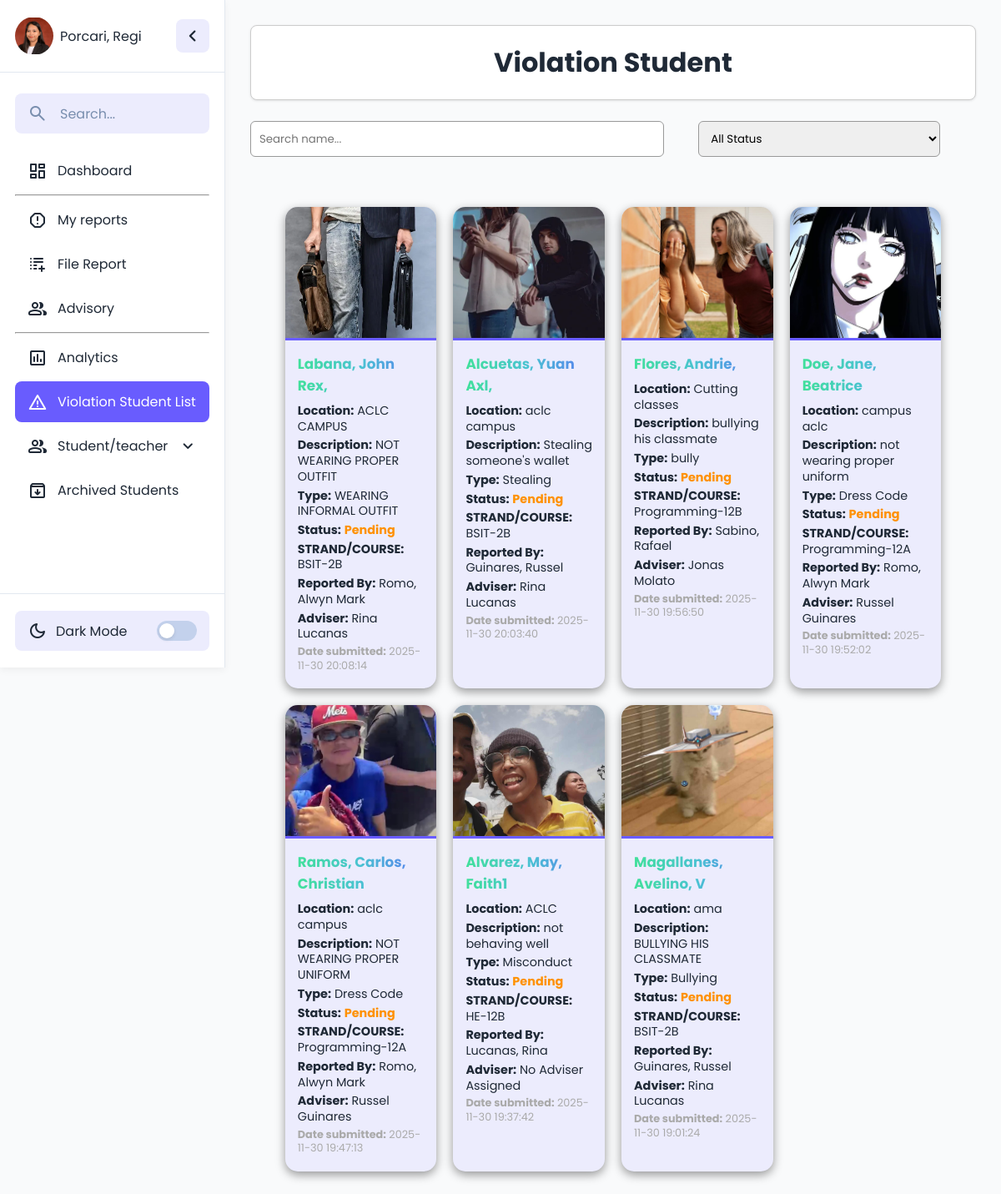
Screenshot of /admin/admin_violation.php (signed in) with the database file from the repository.
### tables this page shows
CREATE TABLE `violation` (
  `vi_id` int(11) NOT NULL,
  `usn` bigint(11) NOT NULL,
  `lname` varchar(321) NOT NULL,
  `fname` varchar(321) NOT NULL,
  `mname` varchar(321) NOT NULL,
  `location` varchar(33) NOT NULL,
  `typeviolation` varchar(33) NOT NULL,
  `description` varchar(33) NOT NULL,
  `evidence` varchar(333) NOT NULL,
  `reportedBy` varchar(33) NOT NULL,
  `date` datetime DEFAULT current_timestamp(),
  `status_id` int(11) DEFAULT NULL,
  `idstrandcourse` int(11) DEFAULT NULL,
  `glevel` varchar(33) DEFAULT NULL,
  `section` varchar(12) NOT NULL,
  `date_resolved` varchar(3232) NOT NULL,
  `seen_by_adviser` tinyint(1) DEFAULT 0
);

CREATE TABLE `violationstatus` (
  `status_id` int(11) NOT NULL,
  `vio_stats` varchar(33) NOT NULL
);

CREATE TABLE `strandcourse_tbl` (
  `idstrandcourse` int(11) NOT NULL,
  `strandcourse` varchar(33) NOT NULL,
  `max_section` int(11) NOT NULL,
  `shs_college` int(11) NOT NULL
);

### admin/admin_violation.php (the view, shortened to what this page needs)
<?php
include("../config/db_connect.php");
$name = $_SESSION['user_name'];
$profile = $_SESSION['profile'];
$current_user_id = $_SESSION['user_id'];
mysqli_query($conn, "UPDATE users SET last_activity = CURRENT_TIMESTAMP WHERE id = $current_user_id");
$sql = "
SELECT
    violation.vi_id,
    violation.usn,
    CONCAT(violation.lname, ', ', violation.fname, ', ', violation.mname) AS person,
    violation.lname,
    violation.fname,
    violation.mname,
    violation.location,
    violation.glevel,
    violation.section,
    violation.typeviolation,
    violation.description,
    violation.status_id,
    violation.evidence,
    violation.reportedBy,
    violation.date,
    violation.date_resolved,
    violationstatus.vio_stats,
    strandcourse_tbl.strandcourse,
    CONCAT(users.fname, ' ', users.lname) AS adviser_name
FROM violation
LEFT JOIN strandcourse_tbl
    ON violation.idstrandcourse = strandcourse_tbl.idstrandcourse
LEFT JOIN violationstatus
    ON violation.status_id = violationstatus.status_id
LEFT JOIN advisory_tbl
    ON violation.idstrandcourse = advisory_tbl.idstrandcourse
    AND violation.glevel = advisory_tbl.glevel
    AND violation.section = advisory_tbl.section
LEFT JOIN users
    ON advisory_tbl.adviser_id = users.id
ORDER BY date DESC
";
$result = mysqli_query($conn, $sql);
?>
<!DOCTYPE html>
<html lang="en">
<head>
    <link rel="stylesheet" href="../assets/style.css">
</head>
<body style="">
    <div class="container">
        <aside class="sidebar collapsed">
            <div class="sidebar-header">
                <div style="display: flex; align-items: center; gap: 8px;">
                    <img src="<?php echo $profile; ?>" style="width:46px;  height: 46px;
  display: block;
  object-fit: contain;
  border-radius: 50%; transition: opacity 0.4s ease;" id="profilePic" alt="Profile" />
                    <span id="userName"><?php echo htmlspecialchars($name); ?></span>
                </div>
                <button class="sidebar-toggle">
                    <span class="material-symbols-rounded">chevron_left</span>
                </button>
            </div>
            <div class="sidebar-content">
                <form action="#" class="search-form">
                    <span class="material-symbols-rounded">search</span>
                    <input type="search" placeholder="Search..." required />
                </form>
                <ul class="menu-list">
                    <li class="menu-item">
                        <a href="#" class="menu-link ">
                            <span class="material-symbols-rounded">dashboard</span>
                            <span class="menu-label">Dashboard</span>
                        </a>
                    </li>
                    <hr>
                    <li class="menu-item">
                        <a href="admin_myreport.php" class="menu-link ">
                            <span class="material-symbols-rounded">report</span>
                            <span class="menu-label">My reports</span>
                        </a>
                    </li>
                    <li class="menu-item">
                        <a href="report_violation.php" class="menu-link">
                            <span class="material-symbols-rounded">forms_add_on</span>
                            <span class="menu-label">File Report</span>
                        </a>
                    </li>
                    <li class="menu-item">
                        <a href="admin_advisorydashboard.php" class="menu-link">
                            <span class="material-symbols-rounded">group</span>
                            <span class="menu-label">Advisory</span>
                        </a>
                    </li>
                    <hr>
                    <li class="menu-item">
                        <a href="admin_summary.php" class="menu-link">
                            <span class="material-symbols-rounded">insert_chart</span>
                            <span class="menu-label">Analytics</span>
                        </a>
                    </li>
                    <li class="menu-item">
                        <a href="guidance_violation.php" class="menu-link active">
                            <span class="material-symbols-rounded">warning</span>
                            <span class="menu-label">Violation Student List</span>
                        </a>
                    </li>
                    <li class="menu-item has-dropdown">
                        <a href="#" class="menu-link dropdown-toggle">
                            <span class="material-symbols-rounded">group</span>
                            <span class="menu-label">Student/teacher</span>
                            <span class="material-symbols-rounded arrow">expand_more</span>
                        </a>
                    </li>
                    <li class="menu-item">
                        <a href="admin_studentarchived.php" class="menu-link">
                            <span class="material-symbols-rounded">archive</span>
                            <span class="menu-label">Archived Students</span>
                        </a>
                    </li>
                </ul>
            </div>
            <div class="sidebar-footer">
                <button class="theme-toggle">
                    <div class="theme-label">
                        <span class="theme-icon material-symbols-rounded">dark_mode</span>
                        <span class="theme-text">Dark Mode</span>
                    </div>
                    <div class="theme-toggle-track">
                        <div class="theme-toggle-indicator"></div>
                    </div>
                </button>
            </div>
        </aside>
        <div class="main-content">
            <h1 class="card">Violation Student</h1>
            <br>
            <div style="display:flex; justify-content:space-between; margin-bottom:15px; width:95%;">
                <input id="searchInput" type="text" placeholder="Search name..."
                    style="padding:10px;width:60%;border-radius:6px;border:1px solid #999;">
                <select id="statusFilter" style="padding:10px; width:35%; border-radius:6px; border:1px solid #999;">
                    <option value="all">All Status</option>
                </select>
            </div>
            <div class="reports-section">
                <div class="report-grid" id="reportGrid">
                    <?php while ($row = mysqli_fetch_assoc($result)): ?>
                        <div class="report-card" data-status="<?= $row['status_id'] ?>"
                            data-name="<?= strtolower($row['lname'] . ' ' . $row['fname'] . ' ' . $row['mname']) ?>">
                            <img src="<?= $row['evidence'] ?>" class="report-img">
                            <div class="report-info">
                                <h2 class="report-name"><?= $row['person'] ?></h2>
                                <p><strong>Location:</strong> <?= $row['location'] ?></p>
                                <p><strong>Description:</strong> <?= $row['description'] ?></p>
                                <p><strong>Type:</strong> <?= $row['typeviolation'] ?></p>
                                <p><strong>Status:</strong>
                                    <span class="status-<?= $row['status_id'] ?>"><?= $row['vio_stats'] ?></span>
                                </p>
                                <p><strong>STRAND/COURSE:</strong>
                                    <?= $row['strandcourse'] . '-' . $row['glevel'] . $row['section'] ?></p>
                                <p><strong>Reported By:</strong> <?= $row['reportedBy'] ?></p>
                                <p><strong>Adviser:</strong> <?= $row['adviser_name'] ?: 'No Adviser Assigned' ?></p>
                                <p class="report-date"><strong>Date submitted:</strong> <?= $row['date'] ?></p>
                            </div>
                        </div>
                    <?php endwhile; ?>
                </div>
            </div>
        </div>
    </div>
</body>
</html>

### assets/style.css (style rules this page uses)
* { margin: 0; padding: 0; box-sizing: border-box; font-family: "Poppins", sans-serif; }
.card { border: 1px solid #ccc; border-radius: 8px; padding: 20px; background-color: #f9f9f9; text-align: center; box-shadow: 0 2px 5px rgba(0, 0, 0, 0.1); }
.arrow { margin-left: auto; transition: transform 0.3s ease; }
:root { --color-bg-form: #ECECFD; --color-bg-form-input: #A6B7D2; --color-btn:rgb(0, 0, 0); --color-text-primary: #1F2936; --color-text-placeholder: #798EAE; --color-bg-primary: #f9fafb; --color-bg-secondary: #ECECFD; --color-bg-sidebar: #FFFFFF; --color-border-hr: #E2E8F0; --color-hover-primary: #695CFE; --color-hover-secondary: #e2e2fb; --color-shadow: rgba(0, 0, 0, 0.05); }
body { min-height: 100vh; background: var(--color-bg-primary); }
.sidebar { position: sticky; top: 0; width: 270px; height: 100vh; display: flex; flex-shrink: 0; flex-direction: column; background: var(--color-bg-sidebar); border-right: 1px solid var(--color-border-hr); box-shadow: 0 3px 9px var(--color-shadow); transition: width 0.4s ease; }
.sidebar .sidebar-header { padding: 20px 18px; display: flex; position: relative; align-items: center; justify-content: space-between; border-bottom: 1px solid var(--color-border-hr); }
.site-nav .sidebar-toggle, .sidebar-header .sidebar-toggle { height: 40px; width: 40px; border: none; cursor: pointer; display: flex; position: absolute; right: 18px; align-items: center; justify-content: center; border-radius: 8px; color: var(--color-text-primary); background: var(--color-bg-secondary); transition: 0.4s ease; }
.sidebar-header .sidebar-toggle span { font-size: 1.75rem; transition: transform 0.4s ease; }
.sidebar .sidebar-content { flex: 1; padding: 20px 18px; overflow: hidden auto; scrollbar-width: thin; scrollbar-color: var(--color-text-placeholder) transparent; }
.sidebar-content .search-form { border-radius: 8px; min-height: 48px; margin: 5px 0 20px; align-items: center; display: flex; padding: 0 15px; white-space: nowrap; background: var(--color-bg-secondary); transition: 0.4s ease; }
.sidebar-content .search-form span { color: var(--color-text-placeholder); }
.search-form input { background: none; outline: none; border: none; width: 100%; margin-left: 15px; font-size: 1rem; color: var(--color-text-primary); }
.search-form input::placeholder { color: var(--color-text-placeholder); }
.sidebar-content .menu-list { display: flex; gap: 4px; list-style: none; flex-direction: column; }
.menu-list .menu-link { display: flex; gap: 12px; white-space: nowrap; border-radius: 8px; padding: 12px 15px; align-items: center; text-decoration: none; color: var(--color-text-primary); transition: 0.3s ease; }
.menu-link .menu-label { transition: opacity 0.3s ease; }
.sidebar .sidebar-footer { padding: 20px 18px; white-space: nowrap; border-top: 1px solid var(--color-border-hr); }
.sidebar-footer .theme-toggle { width: 100%; min-height: 48px; border-radius: 8px; display: flex; align-items: center; cursor: pointer; border: none; padding: 0 15px; white-space: nowrap; color: var(--color-text-primary); background: var(--color-bg-secondary); transition: 0.3s ease; }
.theme-toggle .theme-label { display: flex; gap: 10px; align-items: center; }
.theme-toggle .theme-label .theme-text { font-size: 1rem; transition: opacity 0.4s 0.2s ease; }
.theme-toggle .theme-toggle-track { height: 24px; width: 48px; border-radius: 999px; margin-left: auto; background: #c3d1ec; position: relative; transition: opacity 0.4s 0.2s ease, background-color 0.3s ease; }
.theme-toggle-track .theme-toggle-indicator { position: absolute; top: 3px; left: 3px; width: 18px; height: 18px; border-radius: 50%; background-color: #fff; box-shadow: 0 2px 4px rgba(0, 0, 0, 0.1); transition: transform 0.3s ease; }
.container { display: flex; }
.container .main-content { flex: 1; padding: 30px; color: var(--color-text-primary); }
.main-content .card { border-radius: 8px; padding: 20px; background-color: var(--color-bg-sidebar); box-shadow: 0 1px 3px rgba(0, 0, 0, 0.1); }

### rows the page displays
violation: evidence (picture), person "Labana, John Rex,", location "ACLC CAMPUS", description "NOT WEARING PROPER OUTFIT", typeviolation "WEARING INFORMAL OUTFIT", status.vio_stats "Pending", idstrandcourse.strandcourse "BSIT", glevel "2", section "B", reportedBy "Romo, Alwyn Mark", adviser_name "Rina Lucanas", date "2025-11-30 20:08:14"
violation: evidence (picture), person "Alcuetas, Yuan Axl,", location "aclc campus", description "Stealing someone's wallet", typeviolation "Stealing", status.vio_stats "Pending", idstrandcourse.strandcourse "BSIT", glevel "2", section "B", reportedBy "Guinares, Russel", adviser_name "Rina Lucanas", date "2025-11-30 20:03:40"
violation: evidence (picture), person "Flores, Andrie,", location "Cutting classes", description "bullying his classmate", typeviolation "bully", status.vio_stats "Pending", idstrandcourse.strandcourse "Programming", glevel "12", section "B", reportedBy "Sabino, Rafael", adviser_name "Jonas Molato", date "2025-11-30 19:56:50"
violation: evidence (picture), person "Doe, Jane, Beatrice", location "campus aclc", description "not wearing proper uniform", typeviolation "Dress Code", status.vio_stats "Pending", idstrandcourse.strandcourse "Programming", glevel "12", section "A", reportedBy "Romo, Alwyn Mark", adviser_name "Russel Guinares", date "2025-11-30 19:52:02"
violation: evidence (picture), person "Ramos, Carlos, Christian", location "aclc campus", description "NOT WEARING PROPER UNIFORM", typeviolation "Dress Code", status.vio_stats "Pending", idstrandcourse.strandcourse "Programming", glevel "12", section "A", reportedBy "Romo, Alwyn Mark", adviser_name "Russel Guinares", date "2025-11-30 19:47:13"
violation: evidence (picture), person "Alvarez, May, Faith1", location "ACLC", description "not behaving well", typeviolation "Misconduct", status.vio_stats "Pending", idstrandcourse.strandcourse "HE", glevel "12", section "B", reportedBy "Lucanas, Rina", adviser_name "No Adviser Assigned", date "2025-11-30 19:37:42"
violation: evidence (picture), person "Magallanes, Avelino, V", location "ama", description "BULLYING HIS CLASSMATE", typeviolation "Bullying", status.vio_stats "Pending", idstrandcourse.strandcourse "BSIT", glevel "2", section "B", reportedBy "Guinares, Russel", adviser_name "Rina Lucanas", date "2025-11-30 19:01:24"

### other values shown
$name "Porcari, Regi"
